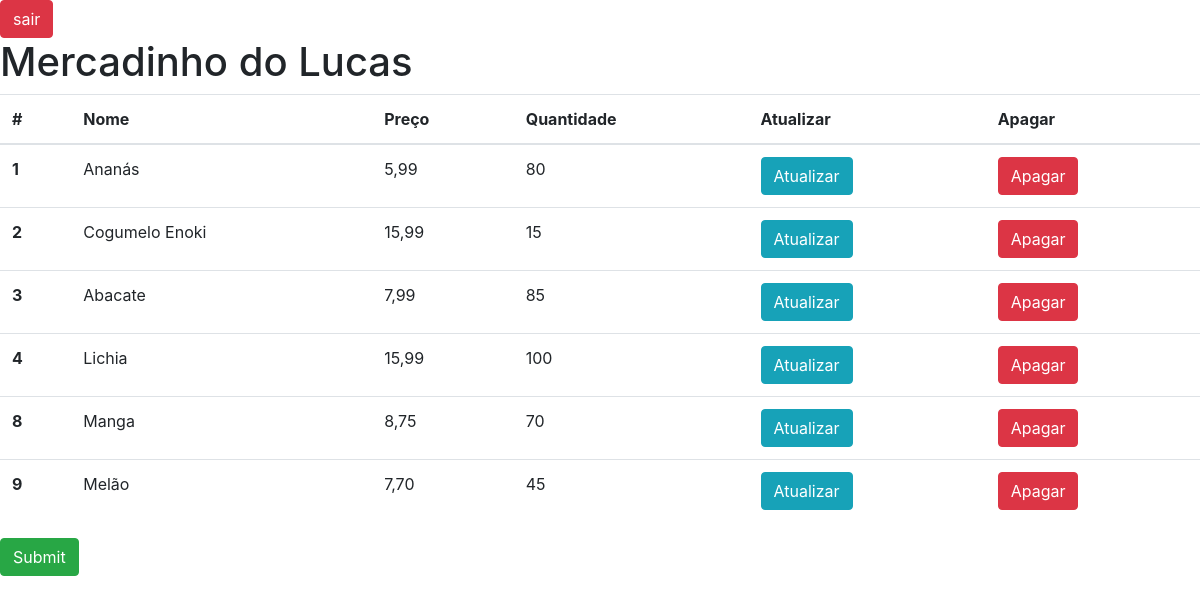
/produto (signed in), run on the app's committed database.
### aplicacao/models.py (models this page shows, shortened)
class Produto(models.Model):
    nome = models.CharField("Nome", max_length = 200, null = True)
    preco = models.DecimalField("Preço", decimal_places = 2, max_digits = 8)
    qtd = models.PositiveIntegerField("Quantidade", default = 0)

### aplicacao/views.py (the view)
# urls.py: path('produto', views.produto, name="url_produto"),
@login_required
def produto(request):
    produtos = Produto.objects.all()
    context = {
        'produtos' : produtos,
    }
    return render(request, 'produtos.html', context)

### aplicacao/templates/produtos.html (shortened to what this page needs)
{%load bootstrap4%}
<!DOCTYPE html>
<html lang="pt-br">
<head>
  {%bootstrap_css%}
</head>
<body>
  <input type="submit" value="sair" class="btn btn-danger">
  <table class="table">
    <h1>Mercadinho do Lucas</h1>
    <thead>
      <tr>
        <th scope="col">#</th>
        <th scope="col">Nome</th>
        <th scope="col">Preço</th>
        <th scope="col">Quantidade</th>
        <th scope="col">Atualizar</th>
        <th scope="col">Apagar</th>
      </tr>
    </thead>
    <tbody>
      {% for p in produtos %}
      <tr>
        <th scope="row">{{ p.id }}</th>
        <td>{{p.nome}}</td>
        <td>{{p.preco}}</td>
        <td>{{p.qtd}}</td>
        <td>
          <form action="{% url 'url_atualizar_produto' p.id %}">
            <input type="submit" name="btnAtualizar" value="Atualizar" class="btn btn-info">
          </form>
        </td>
        <td>
          <form action="{% url 'url_apagar_produto' p.id %}">
            <input type="submit" name="btnApagar" value="Apagar" class="btn btn-danger">
          </form>
        </td>
      </tr>
      {% endfor %}
    </tbody>
  </table>
  <form action="{% url 'url_cad_produto' %}" method="GET">
    <input type="submit" name="Novo Produto" class="btn btn-success">
  </form>
</body>
</html>

### data on the page
Produto: id "1", nome "Ananás", preco "5,99", qtd "80"
Produto: id "2", nome "Cogumelo Enoki", preco "15,99", qtd "15"
Produto: id "3", nome "Abacate", preco "7,99", qtd "85"
Produto: id "4", nome "Lichia", preco "15,99", qtd "100"
Produto: id "8", nome "Manga", preco "8,75", qtd "70"
Produto: id "9", nome "Melão", preco "7,70", qtd "45"
